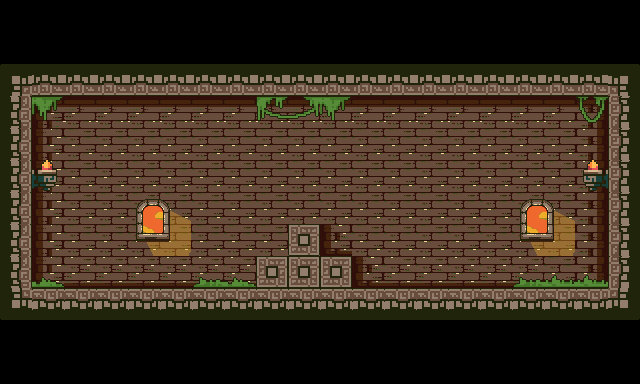

A level layout from a 2D game, rendered from its tile map. Below: a short description, then the map file with its tile-grid data intact:
An orthogonal 20x12 tile map with 32x32 px tiles, 3 tile layers (tl_bg, tl_ground, tl_fg).

<map version="1.9" tiledversion="1.9.0" orientation="orthogonal" renderorder="right-down" width="20" height="12" tilewidth="32" tileheight="32" infinite="0" nextlayerid="13" nextobjectid="58">
 <editorsettings>
  <export target="level1.lua" format="lua" />
 </editorsettings>
 <tileset firstgid="1" name="terrain" tilewidth="32" tileheight="32" tilecount="294" columns="21">
  <image source="../assets/terrain.png" width="672" height="448" />
 </tileset>
 <layer id="2" name="tl_bg" width="20" height="12">
  <data encoding="csv">
0,0,0,0,0,0,0,0,0,0,0,0,0,0,0,0,0,0,0,0,
0,0,0,0,0,0,0,0,0,0,0,0,0,0,0,0,0,0,0,0,
0,0,0,0,0,0,0,0,0,0,0,0,0,0,0,0,0,0,0,0,
0,170,171,171,171,171,171,171,171,171,171,171,171,171,171,171,171,171,172,171,
0,191,192,192,192,192,192,192,192,192,192,192,192,192,192,192,192,192,193,192,
0,191,192,192,192,192,192,192,192,192,192,192,192,192,192,192,192,192,193,192,
0,191,192,192,192,192,192,192,192,192,192,192,192,192,192,192,192,192,193,192,
0,191,192,192,192,192,192,192,192,192,192,192,192,192,192,192,192,192,193,192,
0,191,192,192,192,213,213,213,213,213,213,213,213,213,213,213,213,192,193,192,
0,0,0,0,0,0,0,0,0,192,192,192,192,192,192,192,0,0,0,0,
0,0,0,0,0,0,0,0,0,0,0,0,0,0,0,0,0,0,0,0,
0,0,0,0,0,0,0,0,0,0,0,0,0,0,0,0,0,0,0,0
</data>
 </layer>
 <layer id="1" name="tl_ground" width="20" height="12">
  <data encoding="csv">
0,0,0,0,0,0,0,0,0,0,0,0,0,0,0,0,0,0,0,0,
0,0,0,0,0,0,0,0,0,0,0,0,0,0,0,0,0,0,0,0,
29,66,66,66,66,66,66,66,66,66,66,66,66,66,66,66,66,66,66,30,
46,0,0,0,0,0,0,0,0,0,0,0,0,0,0,0,0,0,0,44,
46,0,0,0,0,0,0,0,0,0,0,0,0,0,0,0,0,0,0,44,
46,0,0,0,0,0,0,0,0,0,0,0,0,0,0,0,0,0,0,44,
46,0,0,0,0,0,0,0,0,0,0,0,0,0,0,0,188,189,0,44,
46,0,0,0,0,0,0,0,0,0,0,0,0,0,0,0,209,210,0,44,
46,0,0,0,0,0,0,0,0,0,0,0,0,0,0,0,0,0,0,44,
50,24,24,24,24,24,24,24,24,24,24,24,24,24,24,24,24,24,24,51,
0,0,0,0,0,0,0,0,0,0,0,0,0,0,0,0,0,0,0,0,
0,0,0,0,0,0,0,0,0,0,0,0,0,0,0,0,0,0,0,0
</data>
 </layer>
 <layer id="3" name="tl_fg" width="20" height="12">
  <data encoding="csv">
0,0,0,0,0,0,0,0,0,0,0,0,0,0,0,0,0,0,0,0,
0,0,0,0,0,0,0,0,0,0,0,0,0,0,0,0,0,0,0,0,
0,0,0,0,0,0,0,0,0,0,0,0,0,0,0,0,0,0,0,0,
0,36,0,0,0,0,0,0,37,38,36,0,0,0,0,0,0,0,40,0,
0,0,0,0,0,0,0,0,0,0,0,0,0,0,0,0,0,0,0,0,
0,2147483749,0,0,0,0,0,0,0,0,0,0,0,0,0,0,0,0,101,0,
0,0,0,0,188,189,0,0,0,0,0,0,0,0,0,0,0,0,0,0,
0,0,0,0,209,210,0,0,0,111,212,0,0,0,0,0,0,0,0,0,
0,145,213,213,213,0,143,145,111,111,111,212,0,0,0,0,143,144,144,0,
0,0,0,0,0,0,0,0,0,0,0,0,0,0,0,0,0,0,0,0,
0,0,0,0,0,0,0,0,0,0,0,0,0,0,0,0,0,0,0,0,
0,0,0,0,0,0,0,0,0,0,0,0,0,0,0,0,0,0,0,0
</data>
 </layer>
 <objectgroup color="#ff5500" id="4" name="obj_ground" />
 <objectgroup color="#aaff00" draworder="index" id="5" name="obj_box" />
 <objectgroup color="#ff0000" id="6" name="obj_player" />
 <objectgroup color="#ff00ff" draworder="index" id="8" name="obj_spike" />
 <objectgroup color="#55ff00" id="9" name="obj_portal" />
 <objectgroup color="#ffffff" id="10" name="obj_laser" />
 <objectgroup color="#00557f" id="11" name="obj_switch" />
 <objectgroup color="#aaaaff" id="12" name="obj_wall" />
</map>
